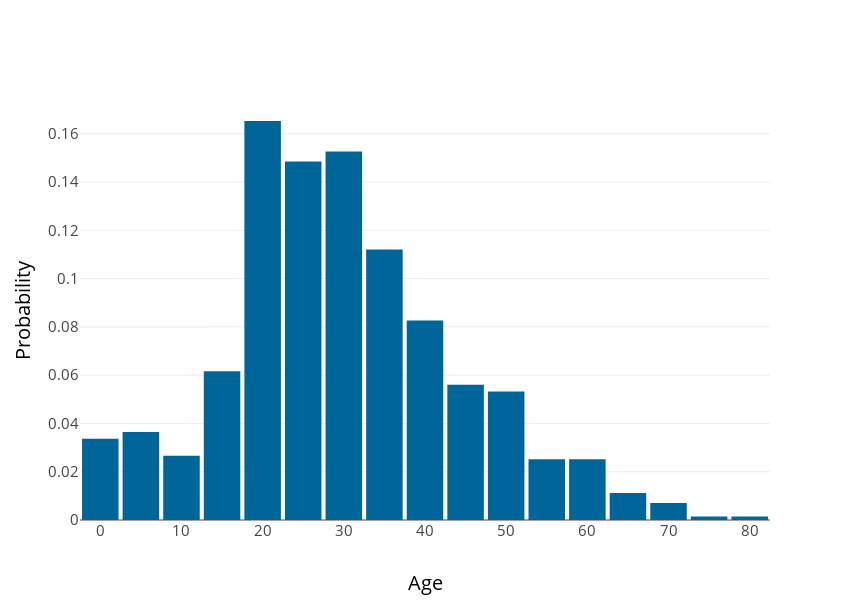

Notebook source saved alongside this figure:
### Code cell
fig3 = go.Figure()

fig3.add_trace(go.Histogram(x=df['Age'],histnorm='probability',nbinsx=20))
fig3.update_layout(hovermode="closest", height=600, width=850, template='none',
    title = {'text': ""}, titlefont={"size": 25,'color':'black'},
    yaxis={'tickfont':{"size": 15}},xaxis={'tickfont':{"size": 15}},colorway=['#006699',"#c17607",],
    bargap=0.1
)
fig3.update_xaxes(title_text = "Age", title_font = {"size": 20,'color':'black'})
fig3.update_yaxes(title_text = "Probability", title_font = {"size": 20,'color':'black'})

### Figure 1 — Plotly figure (JSON) as saved in the notebook; plotly's stock layout.template omitted (floating-point values rounded to 4 significant figures; data arrays with more than 128 entries replaced by an {"elided": "..."} marker saying what was removed)
{"data": [{"histnorm": "probability", "nbinsx": 20, "type": "histogram", "x": {"elided": "891 float values"}}], "layout": {"bargap": 0.1, "colorway": ["#006699", "#c17607"], "height": 600, "hovermode": "closest", "title": {"font": {"color": "black", "size": 25}, "text": ""}, "width": 850, "xaxis": {"tickfont": {"size": 15}, "title": {"font": {"color": "black", "size": 20}, "text": "Age"}}, "yaxis": {"tickfont": {"size": 15}, "title": {"font": {"color": "black", "size": 20}, "text": "Probability"}}}}
